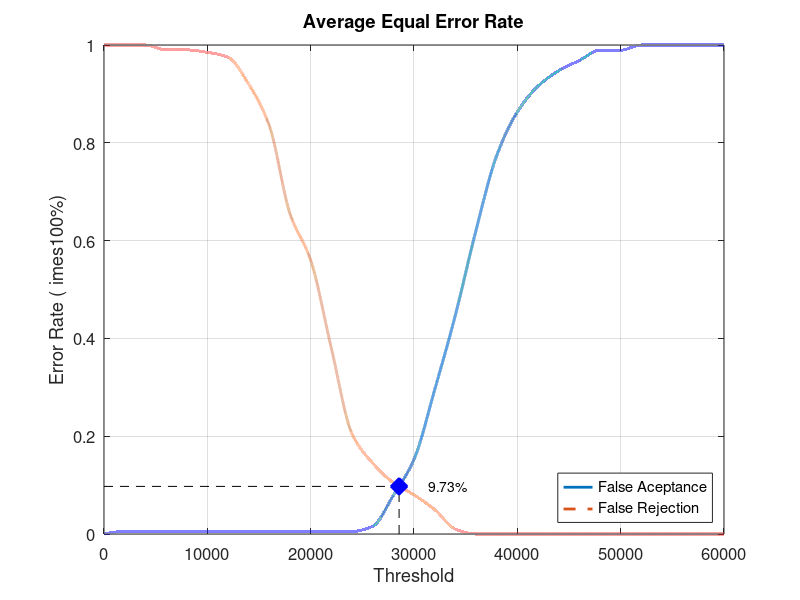
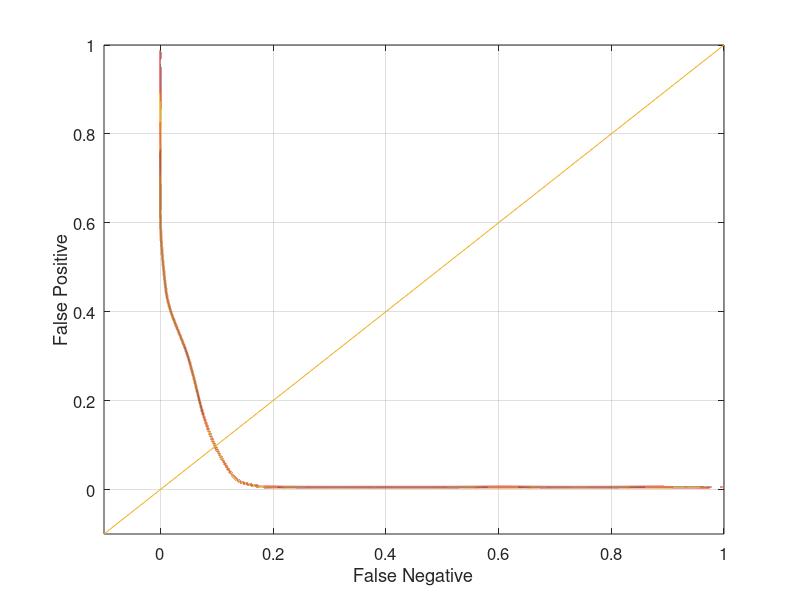

The MATLAB source for these figures, in order:
close all;
clear;
clc;
x = 0:2000:60000;
xq = 0:0.5:60000;

y0 = [0 0.00526316 0.00526316 0.00526316 0.00526316 0.00526316 0.00526316 0.00526316 0.00526316 0.00526316 0.00526316 0.00526316 0.00526316 0.0157895 0.0789474 0.152632 0.294737 0.447368 0.621053 0.773684 0.863158 0.915789 0.947368 0.968421 0.989474 0.989474 1 1 1 1 1]
yy0 = interp1(x, y0, xq, 'pchip');
y1 = [1 1 1 0.99 0.99 0.985 0.975 0.92 0.835 0.655 0.56 0.38 0.205 0.145 0.105 0.08 0.05 0.01 0 0 0 0 0 0 0 0 0 0 0 0 0]
yy1 = interp1(x, y1, xq, 'pchip');

% Calculating EER: 
y2 = abs(y0 - y1);
find(y2 == min(y2))
yy2 = abs(yy0 - yy1);
xEER = find(yy2 == min(yy2));
xEERIndex = xq(xEER) % X-axis EER
yEER = yy0(xEER) % Y-axis EER

main = figure
plot(xq, yy0,'-','LineWidth', 2);	hold on
plot(xq, yy1,'--','LineWidth', 2);	hold on
plot([xEERIndex xEERIndex], [0 yEER], 'k--');	hold on
plot([0 xEERIndex], [yEER yEER], 'k--');	hold on
plot(xEERIndex, yEER, 'bx', 'LineWidth', 10);	hold on
text(xEERIndex + 10 * xEERIndex / 100, yEER, [num2str(round((10000 * yEER)) / 100) '%'])
legend('False Aceptance', 'False Rejection', 'Location', 'SouthEast')
xlabel('Threshold')
ylabel('Error Rate (	imes100%)')
title('Average Equal Error Rate')
set(gca, 'FontSize', 12)
axis([0 60000 0 1])
grid on

print(main, 'Database5_1Main', '-dpng');
FNRxFPR = figure('Color', [1 1 1]);
plot(yy1, yy0, '-', yy1, yy0, 'LineWidth', 2);
hold on
y = -0.1:0.1:1
plot(y, y); 
set(gca, 'FontSize', 12)
xlabel('False Negative')
ylabel('False Positive')
axis([-0.1 1 -0.1 1])
set(gca, 'FontSize', 12)
grid on

print(FNRxFPR, 'Database5_1FNRxFPR','-dpng');
